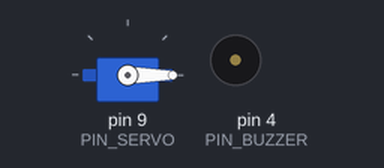
The sketch below on a simulated Arduino Uno, built with avr-gcc and run on an emulated ATmega328P. Shown: servo, buzzer (waves = sounding). What the sketch prints to the serial monitor is not drawn.

Above: at 2.8 s.
At 10.9 s:
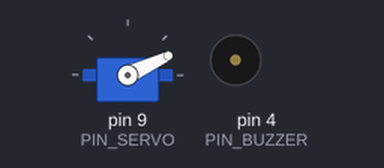
At 13.9 s:
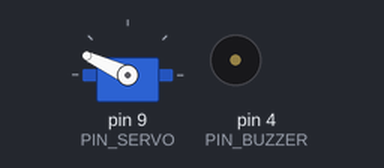
At 33.4 s:
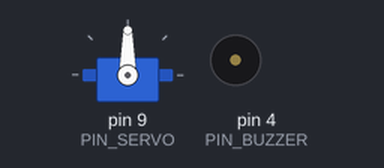
Timing chart, 0 to 40.0 s (numbered marks = the images above):
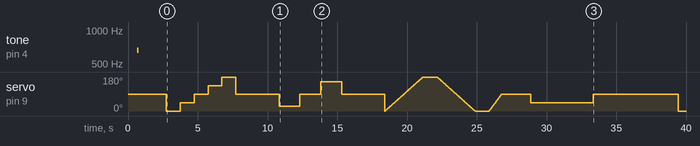

The sketch:

05_servo_motor_control_test.ino
```cpp
/**
 * 서보 모터 제어 테스트 프로그램
 *
 * 기능: 서보 모터 각도 제어
 * - 기본 각도 이동 (0°, 45°, 90°, 135°, 180°)
 * - 부드러운 각도 전환
 * - 제품 분류용 각도 설정
 */

/* ===== 라이브러리 ===== */
#include <Servo.h>

/* ===== 핀 번호 설정 ===== */
#define PIN_SERVO           9     // 서보 모터 핀
#define PIN_BUZZER          4     // 부저 핀

/* ===== 제품 분류 각도 ===== */
#define ANGLE_RED           25    // 빨간색 제품
#define ANGLE_GREEN         90    // 초록색 제품 (중앙)
#define ANGLE_BLUE          155   // 파란색 제품

/* ===== 타이밍 ===== */
#define MOVE_DELAY          1000  // 이동 후 대기(ms)

/* ===== 전역 변수 ===== */
Servo servo;
int currentAngle = 90;

/**
 * 초기화
 */
void setup() {
  Serial.begin(9600);

  pinMode(PIN_BUZZER, OUTPUT);

  // 서보 초기화
  Serial.println("========================================");
  Serial.println("  서보 모터 테스트 시작");
  Serial.println("========================================");
  Serial.println("서보 초기화 중...");

  servo.attach(PIN_SERVO);
  servo.write(90);  // 중앙 위치
  delay(500);

  Serial.println("서보 모터 초기화 완료");
  Serial.println("제어 범위: 0도 ~ 180도");
  Serial.println("초기 위치: 90도 (중앙)");
  Serial.println("========================================\n");

  tone(PIN_BUZZER, 659, 100);
  delay(2000);
}

/**
 * 메인 루프
 */
void loop() {
  // 테스트 1: 기본 각도 이동
  Serial.println("========================================");
  Serial.println("[테스트 1] 기본 각도 이동");
  Serial.println("========================================");

  int angles[] = {0, 45, 90, 135, 180};

  for (int i = 0; i < 5; i++) {
    Serial.print("목표 각도: ");
    Serial.print(angles[i]);
    Serial.println("도");

    servo.write(angles[i]);
    currentAngle = angles[i];
    delay(MOVE_DELAY);
  }

  Serial.println("중앙(90도)으로 복귀");
  servo.write(90);
  currentAngle = 90;
  delay(MOVE_DELAY);
  Serial.println();

  delay(2000);

  // 테스트 2: 제품 분류 각도
  Serial.println("========================================");
  Serial.println("[테스트 2] 제품 분류 각도");
  Serial.println("========================================");

  Serial.print("빨간색 제품 위치: ");
  Serial.print(ANGLE_RED);
  Serial.println("도");
  servo.write(ANGLE_RED);
  delay(1500);

  Serial.print("초록색 제품 위치: ");
  Serial.print(ANGLE_GREEN);
  Serial.println("도");
  servo.write(ANGLE_GREEN);
  delay(1500);

  Serial.print("파란색 제품 위치: ");
  Serial.print(ANGLE_BLUE);
  Serial.println("도");
  servo.write(ANGLE_BLUE);
  delay(1500);

  Serial.println("중앙으로 복귀");
  servo.write(ANGLE_GREEN);
  delay(MOVE_DELAY);
  Serial.println();

  delay(2000);

  // 테스트 3: 부드러운 스윕
  Serial.println("========================================");
  Serial.println("[테스트 3] 부드러운 스윕");
  Serial.println("========================================");

  Serial.println("0도에서 180도로 이동...");
  for (int angle = 0; angle <= 180; angle++) {
    servo.write(angle);
    delay(15);
  }
  Serial.println("도착: 180도");
  delay(1000);

  Serial.println("180도에서 0도로 이동...");
  for (int angle = 180; angle >= 0; angle--) {
    servo.write(angle);
    delay(15);
  }
  Serial.println("도착: 0도");
  delay(1000);

  Serial.println("중앙으로 복귀");
  for (int angle = 0; angle <= 90; angle++) {
    servo.write(angle);
    delay(10);
  }
  Serial.println();

  delay(2000);

  // 테스트 4: Detach (전력 절약)
  Serial.println("========================================");
  Serial.println("[테스트 4] Detach 테스트");
  Serial.println("========================================");

  Serial.println("45도로 이동");
  servo.write(45);
  delay(1000);

  Serial.println("서보 Detach (전력 절약 모드)");
  servo.detach();
  delay(3000);

  Serial.println("서보 Re-attach");
  servo.attach(PIN_SERVO);
  delay(500);

  Serial.println("90도로 이동");
  servo.write(90);
  delay(1000);
  Serial.println();

  Serial.println("모든 테스트 완료. 5초 후 재시작...\n");
  delay(5000);
}
```
